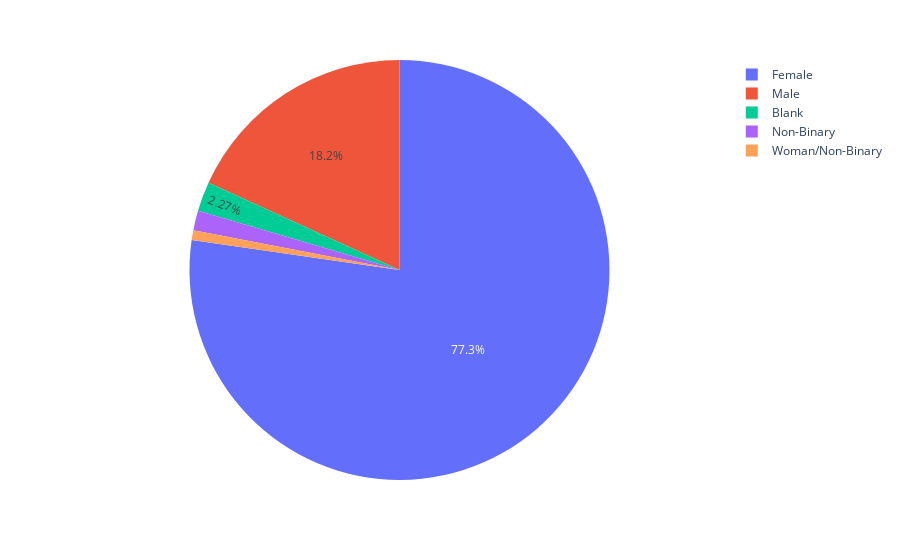

The code cell stored with this chart in its notebook:
### Code cell
names=["Female", "Male", "Blank", "Non-Binary", "Woman/Non-Binary"]
for template in ["plotly_dark"]:
    fig = px.pie(dei, values=dei["What is your gender?"].value_counts(), names=names)
    fig.update_traces(textposition='inside')
    fig.update_layout(uniformtext_minsize=12, uniformtext_mode='hide')
    fig.show()

### Figure 1 — Plotly figure (JSON) as saved in the notebook; plotly's stock layout.template omitted (floating-point values rounded to 4 significant figures)
{"data": [{"domain": {"x": [0, 1], "y": [0, 1]}, "hovertemplate": "label=%{label}<br>value=%{value}<extra></extra>", "labels": ["Female", "Male", "Blank", "Non-Binary", "Woman/Non-Binary"], "legendgroup": "", "name": "", "showlegend": true, "textposition": "inside", "type": "pie", "values": [102, 24, 3, 2, 1]}], "layout": {"legend": {"tracegroupgap": 0}, "margin": {"t": 60}, "uniformtext": {"minsize": 12, "mode": "hide"}}}
